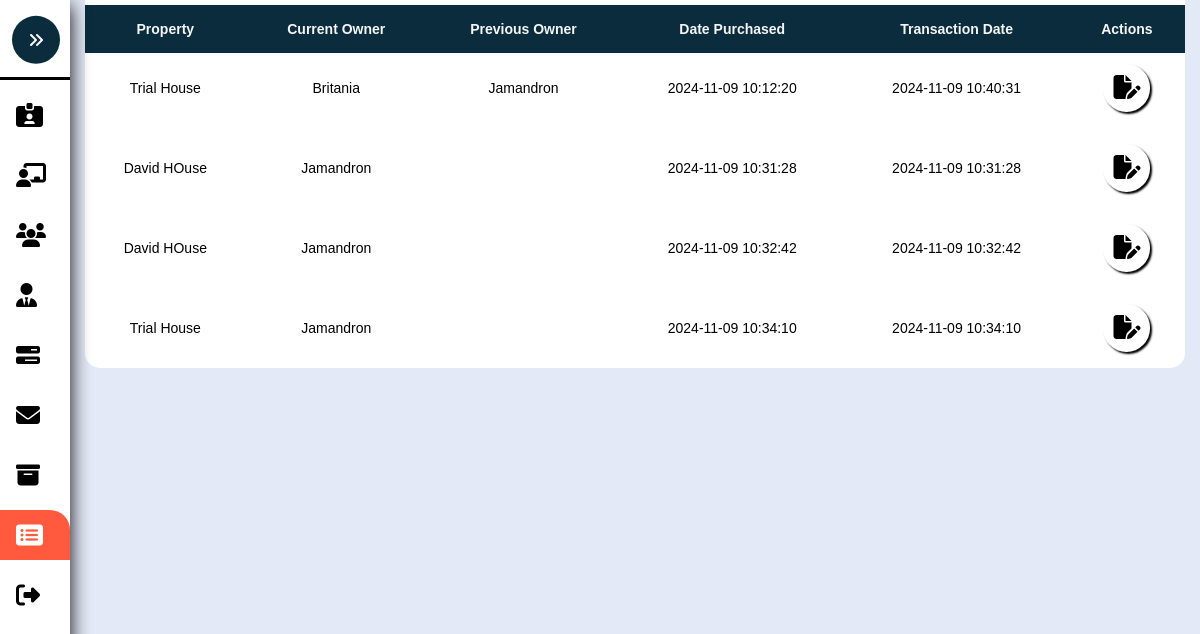
Screenshot of /Admin-SoldProperties.php with the database file from the repository.
### tables this page shows
CREATE TABLE `sales` (
  `SaleID` int(8) NOT NULL,
  `Property` varchar(255) NOT NULL,
  `CurrentOwner` varchar(255) NOT NULL,
  `PreviousOwner` varchar(255) NOT NULL,
  `Date_Purchased` timestamp NOT NULL DEFAULT current_timestamp(),
  `TransactionDate` timestamp NOT NULL DEFAULT current_timestamp() ON UPDATE current_timestamp()
);

### Admin-SoldProperties.php (the view, shortened to what this page needs)
<?php
	include './Assets/Php/Connection.php';
?>
<!DOCTYPE html>
<html>
<head>
	<link rel="stylesheet" type="text/css" href="./Assets/Css/Admin.css?v=<?php echo time(); ?>">
</head>
<body>
	<nav class="sidebar close" id="sidebar">
		<header>
			<figure class="image-container">
			</figure>
			<button class="toggle">
				<i class="fa-solid fa-angles-right"></i>
			</button>
		</header>
		<div class="menu-bar">
			<div class="menu">
				<ul class="menu-links">
					<li class="nav-link">
						<a href="./Admin-Account.php" >
							<i class="fa-solid fa-id-card-clip"></i>
						</a>
					</li>
					<li class="nav-link">
						<a href="./Admin-Pending.php">
							<i class="fa-solid fa-chalkboard-user"></i>
						</a>
					</li>
					<li class="nav-link">
						<a href="./Admin-Users.php" class="dashboard-list-item " >
							<i class="fa-solid fa-users"></i>
						</a>
					</li>
					<li class="nav-link">
						<a href="./Admin-Management.php" class="dashboard-list-item ">
							<i class="fa-solid fa-user-tie"></i>
						</a>
					</li>
					<li class="nav-link">
						<a href="./Admin-Properties.php" class="dashboard-list-item ">
							<i class="fa-solid fa-bars-progress"></i>
						</a>
					</li>
					<li class="nav-link">
						<a href="Admin-Message.php" class="dashboard-list-item">
							<i class="fa-solid fa-envelope"></i>
						</a>
					</li>
					<li class="nav-link">
						<a href="./Admin-Archieve.php" class="dashboard-list-item ">
							<i class="fa-solid fa-box-archive"></i>
						</a>
					</li>
					<li class="nav-link">
						<a href="Admin-SoldProperties.php" class="dashboard-list-item active">
							<i class="fa-solid fa-rectangle-list"></i>
						</a>
					</li>
					<li class="nav-link">
						<a href="./Assets/Php/Logout.php" class="dashboard-list-item">
							<i class="fa-solid fa-right-from-bracket"></i>
						</a>
					</li>
				</ul>
			</div>
		</div>
	</nav>
	<main class="main">
		<section class="Table-section" id="Table-Section">
			<div class="container">
				<table class="table" id="table">
					<tr>
						<th>Property</th>
						<th>Current Owner</th>
						<th>Previous Owner</th>
						<th>Date Purchased</th>
						<th>Transaction Date</th>
						<th class="action-center">Actions</th>
					</tr>
					<?php
						$sql = "SELECT * FROM sales";
						$rs = mysqli_query($conn, $sql);
						if($rs){
							while ($row = mysqli_fetch_assoc($rs)) {
								$SaleID = $row['SaleID'];
								$Property = $row['Property'];
								$Owner = $row['CurrentOwner'];
								$Previous = $row['PreviousOwner'];
								$Date_Purchased = $row['Date_Purchased'];
								$Transaction = $row['TransactionDate'];
								echo "
								<tr>
									<td>".$Property."</td>
									<td>".$Owner."</td>
									<td>".$Previous."</td>
									<td>".$Date_Purchased."</td>
									<td>".$Transaction."</td>
							<td class='td-action'>
							<a href='Admin-ViewSales.php?UpdateID=$SaleID' class='custom-tooltip' data-title='Update'>
							<i class='fa-solid fa-file-pen'></i>
							</a>
							</td>
								</tr>
								";
							}
						}
					?>
				</table>
			</div>
		</section>
	</main>
</body>
</html>

### Assets/Css/Admin.css (style rules this page uses)
:root { --dark-jungle-green: hsl(188, 63%, 7%); --prussian-blue: hsl(200, 69%, 14%); --raisin-black-1: hsl(227, 29%, 13%); --raisin-black-2: hsl(229, 17%, 19%); --yellow-green: hsl(89, 72%, 85%); --orange-soda: hsl(9,100%, 62%); --cultured-1: hsl(0, 0%, 93%); --cultured-2:hsl(192, 24%, 96%); --misty-rose: hsl(210, 100%, 97%); --alice-blue: hsl(8, 100%, 97%); --seashell: hsl(8,100%, 97%); --cadet: hsl(0, 0%, 100%); --white: hsl(0,0%, 100%); --black:hsl(0,0%,0%); --opal: hsl(180, 20%, 62%); --head-foot-bg-amaresa: rgba(255, 255, 255, 0.66); --header-bg-amaresa-shadow:0 4px 30px rgba(0, 0, 0, 0.1); --footer-bg-amaresa-shadow:0 -4px 30px rgba(0, 0, 0, 0.1); --amaresa-box-shadow: 2px 2px 2px black; --amaresa-bg:#f0f0f0; --body-color: #E4E9F7; --sidebar-color: #FFF; --sidebar-text-color: #707070; --sidebar-toggle-color: #DDD; --ff-numito-sans:"Nunito Sans", sans-serif; --ff-poppins:"Poppins", sans-serif; --fs-1: 1.875rem; --fs-2: 1.5rem; --fs-3: 1.375rem; --fs-4: 1.125rem; --fs-5: 0.875rem; --fs-6: 0.813rem; --fs-7: 0.75rem; --fw-500: 500; --fw-600: 600; --fw-700: 700; --transition:0.25s ease; --section-spacing: 100px; --shadow-1: 0 5px 20px hsla(219, 56%, 21%, 0.1); --shadow-1: 0 16px 32px hsla(188, 63%, 63%, 0.1); }
*, *::before, *::after { padding: 0; margin: 0; box-sizing: border-box; }
li { list-style: none; }
a { text-decoration: none; }
a, img, span, button, i { display: block; }
button { border:none; outline: none; background: none; font: inherit; text-align: left; cursor: pointer; }
i { pointer-events: none; }
html { font-family: var(--ff-numito-sans); scroll-behavior: smooth; }
body { background: var(--body-color); overflow-x: hidden; }
.container { padding-inline:15px; }
button, a { transition: var(--transition); }
.sidebar { position: fixed; top: 0; left: 0; box-shadow: 2px 2px 15px var(--orange-soda); border-bottom-right-radius: 30px; width: 250px; height: 100vh; background: var(--sidebar-color); transition: .5s ease; z-index: 100; }
.sidebar.close { width: 70px; box-shadow: 0 5px 20px black; }
.sidebar.close .toggle { transform: translate(-50%,-40%); background: var(--prussian-blue); }
.sidebar figure { border-bottom: 3px solid black; position: relative; }
.sidebar header { position: relative; }
.sidebar header .toggle { position: absolute; top: 30%; right:-20%; cursor: pointer; padding: 1rem; background: var(--orange-soda); color: var(--white); border-radius: 100%; display: flex; justify-content: center; align-items: center; transform: rotate(180deg) translate(40%); }
.sidebar .nav-link a { height: 50px; margin-top: 10px; display: flex; justify-content: left; align-items: center; color: black; transition:var(--transition); }
.sidebar .nav-link i { margin-inline: 1rem; font-size: var(--fs-2); }
.sidebar .nav-link .active { color: white; background: var(--orange-soda); border-top-right-radius: 20px; }
.main { position: relative; height: 100vh; left: 250px; width: calc(100% - 250px); transition: .5s ease; }
.sidebar.close ~ .main { left: 70px; width: calc(100% - 70px); }
.Table-section { max-height: 99vh; overflow-x: hidden; position: relative; }
.td-action { position: relative; transition: .3s ease; display: flex; align-items: center; gap: 1rem; justify-content: space-evenly; }
.td-action a { font-size: var(--fs-2); padding: 10px; background: var(--white); box-shadow: var(--amaresa-box-shadow); border-radius: 26px; color: black; }
.custom-tooltip { position: relative; display: inline-block; cursor: pointer; }

### rows the page displays
sales: Property "Trial House", CurrentOwner "Britania", PreviousOwner "Jamandron", Date_Purchased "2024-11-09 10:12:20", TransactionDate "2024-11-09 10:40:31"
sales: Property "David HOuse", CurrentOwner "Jamandron", Date_Purchased "2024-11-09 10:31:28", TransactionDate "2024-11-09 10:31:28"
sales: Property "David HOuse", CurrentOwner "Jamandron", Date_Purchased "2024-11-09 10:32:42", TransactionDate "2024-11-09 10:32:42"
sales: Property "Trial House", CurrentOwner "Jamandron", Date_Purchased "2024-11-09 10:34:10", TransactionDate "2024-11-09 10:34:10"
